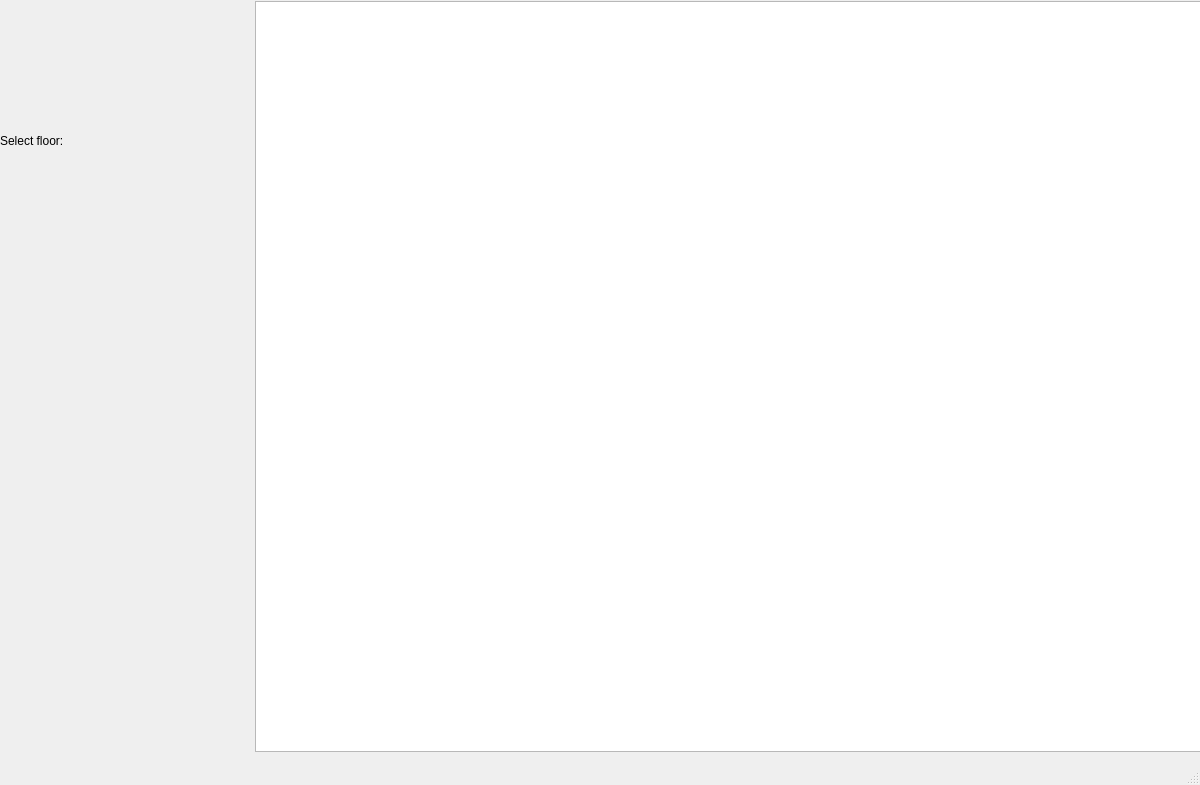
<?xml version="1.0" encoding="UTF-8"?>
<ui version="4.0">
 <class>MainWindow</class>
 <widget class="QMainWindow" name="MainWindow">
  <property name="geometry">
   <rect>
    <x>0</x>
    <y>0</y>
    <width>1200</width>
    <height>785</height>
   </rect>
  </property>
  <property name="windowTitle">
   <string>MainWindow</string>
  </property>
  <widget class="QWidget" name="centralwidget">
   <widget class="QLabel" name="label_2">
    <property name="geometry">
     <rect>
      <x>0</x>
      <y>110</y>
      <width>191</width>
      <height>61</height>
     </rect>
    </property>
    <property name="styleSheet">
     <string notr="true">font: 700 22pt &quot;Ubuntu&quot;</string>
    </property>
    <property name="text">
     <string>Select floor:</string>
    </property>
   </widget>
   <widget class="QGraphicsView" name="graphicsView">
    <property name="geometry">
     <rect>
      <x>255</x>
      <y>1</y>
      <width>951</width>
      <height>751</height>
     </rect>
    </property>
   </widget>
   <widget class="QLabel" name="label">
    <property name="geometry">
     <rect>
      <x>310</x>
      <y>0</y>
      <width>871</width>
      <height>751</height>
     </rect>
    </property>
    <property name="text">
     <string/>
    </property>
   </widget>
  </widget>
  <widget class="QMenuBar" name="menubar">
   <property name="geometry">
    <rect>
     <x>0</x>
     <y>0</y>
     <width>1200</width>
     <height>26</height>
    </rect>
   </property>
  </widget>
  <widget class="QStatusBar" name="statusbar"/>
 </widget>
 <resources/>
 <connections/>
</ui>
